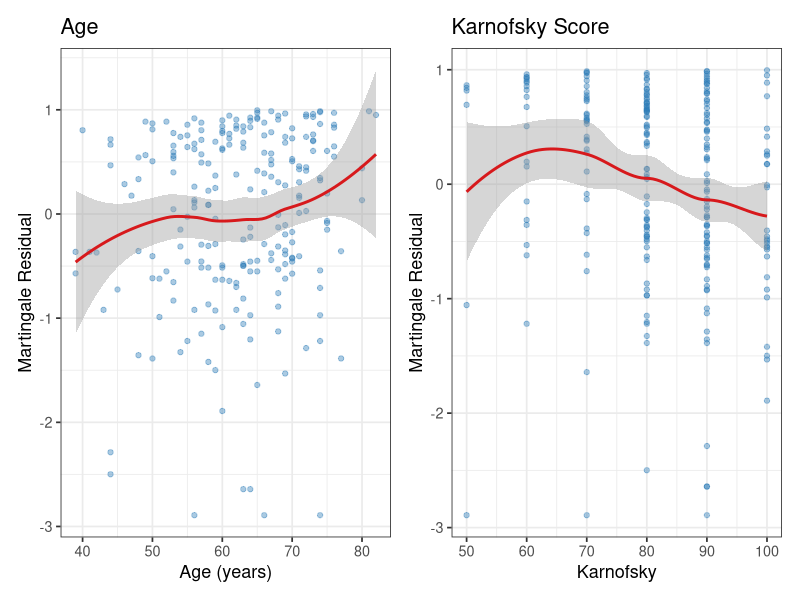

R code for this plot:
## ---- chunk 1
#| label: setup-cov
#| echo: false
suppressPackageStartupMessages({
  library(survival); library(survminer); library(ggplot2)
  library(dplyr); library(knitr); library(kableExtra); library(broom)
})
theme_set(theme_bw(base_size = 13))
data(lung)
## ---- chunk 2
#| label: tbl-univar
#| tbl-cap: "Univariable Cox models for covariate screening"

covs <- c("age","sex","ph.ecog","ph.karno","wt.loss")
uni_results <- lapply(covs, function(v) {
  fml <- as.formula(paste("Surv(time, status==2) ~", v))
  fit <- coxph(fml, data = lung)
  tidy(fit, exponentiate = TRUE, conf.int = TRUE) |>
    select(term, estimate, conf.low, conf.high, p.value) |>
    mutate(across(where(is.numeric), \(x) round(x,3)))
})
bind_rows(uni_results) |>
  kbl(col.names = c("Covariate","HR","Lower 95%","Upper 95%","p-value"),
      align = "lcccc") |>
  kable_styling(bootstrap_options = c("striped","condensed"),
                full_width = FALSE, position = "center")
## ---- chunk 3
#| label: stepwise-cox

vars <- c("time","status","age","sex",
          "ph.ecog","ph.karno","wt.loss")

lung_cc <- lung[complete.cases(lung[, vars]), vars]

cox_full <- coxph(
  Surv(time, status == 2) ~ age + sex + ph.ecog +
    ph.karno + wt.loss,
  data = lung_cc
)

cox_step <- step(cox_full, direction = "both", trace = 0)

summary(cox_step)
## ---- chunk 4
#| label: fig-residuals
#| fig-cap: "Martingale residuals vs covariates to assess functional form"
#| fig-align: center
#| fig-width: 10
#| fig-height: 4

# Null model residuals for functional form assessment
cox_null <- coxph(Surv(time, status==2) ~ 1, data = lung)
mart_res  <- residuals(cox_null, type = "martingale")
lung_r    <- lung |> mutate(mart = mart_res)

p1 <- ggplot(lung_r, aes(x = age, y = mart)) +
  geom_point(alpha = 0.4, colour = "#2C7BB6") +
  geom_smooth(method = "loess", se = TRUE, colour = "#D7191C") +
  labs(title = "Age", x = "Age (years)", y = "Martingale Residual")

p2 <- ggplot(lung_r, aes(x = ph.karno, y = mart)) +
  geom_point(alpha = 0.4, colour = "#2C7BB6") +
  geom_smooth(method = "loess", se = TRUE, colour = "#D7191C") +
  labs(title = "Karnofsky Score", x = "Karnofsky", y = "Martingale Residual")

library(patchwork)
p1 + p2
## ---- chunk 5
#| label: logistic-surv

lung_lr <- lung |>
  mutate(dead_1yr = as.integer(status == 2 & time <= 365))

logit_fit <- glm(
  dead_1yr ~ age + factor(sex) + ph.ecog,
  data = lung_lr,
  family = binomial
)

tidy(logit_fit, exponentiate = TRUE, conf.int = TRUE) |>
  select(term, estimate, conf.low, conf.high, statistic, p.value) |>
  mutate(across(where(is.numeric), \(x) round(x, 3))) |>
  kbl(
    col.names = c(
      "Covariate",
      "OR",
      "Lower 95%",
      "Upper 95%",
      "z",
      "p-value"
    ),
    caption = "Logistic regression: odds ratios for 1-year mortality",
    align = "lccccc"
  ) |>
  kable_styling(
    bootstrap_options = c("striped", "condensed"),
    full_width = FALSE,
    position = "center"
  )
